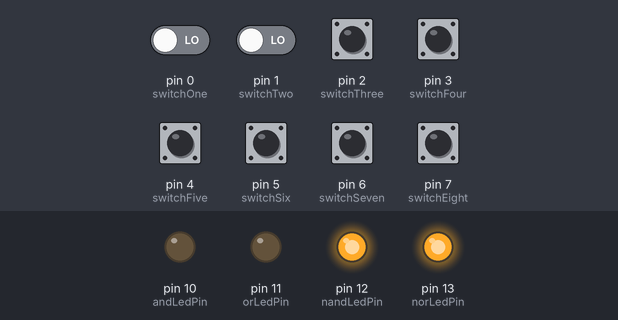
Bench run of a sketch on a simulated Arduino Uno, built with avr-gcc and run on an emulated ATmega328P. Parts: output pins drawn as LEDs (lit = HIGH). The inputs (shaded band) are chosen by the test bench; at power-on: pin 0 (switchOne), pin 1 (switchTwo), pin 2 (switchThree), pin 3 (switchFour), pin 4 (switchFive), pin 5 (switchSix), pin 6 (switchSeven), pin 7 (switchEight) LOW.

Above: at 1.2 s.
1.3 s: pin 2 (switchThree) pulled HIGH for 0.15 s
At 1.37 s:
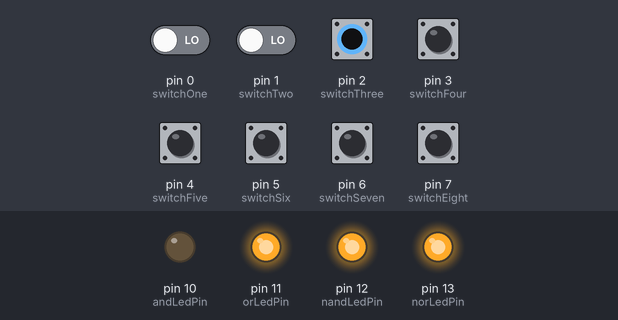
2.9 s: pin 6 (switchSeven) pulled HIGH for 0.15 s
At 2.97 s:
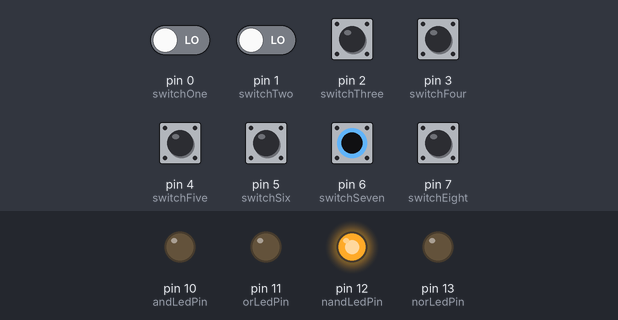
4.5 s: pin 0 (switchOne) driven HIGH and pin 1 (switchTwo) driven HIGH
At 5.3 s:
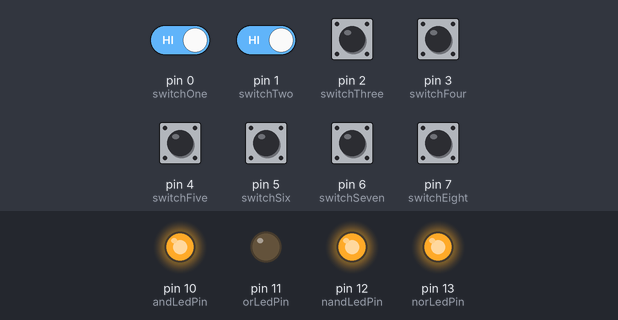
6.0 s: pin 3 (switchFour) pulled HIGH for 0.15 s
At 6.07 s:
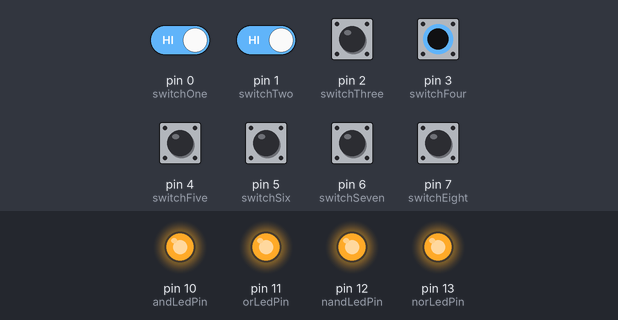
7.6 s: pin 7 (switchEight) pulled HIGH for 0.15 s
At 7.67 s:
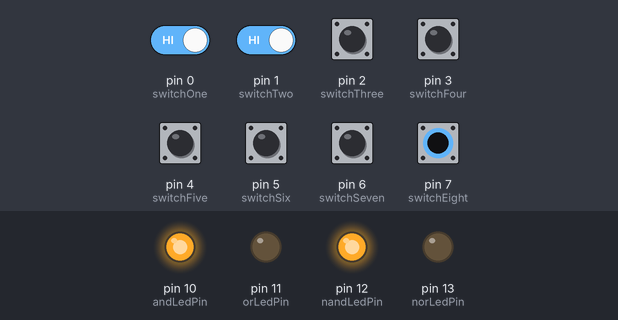
9.2 s: pin 0 (switchOne) driven LOW
At 10.1 s:
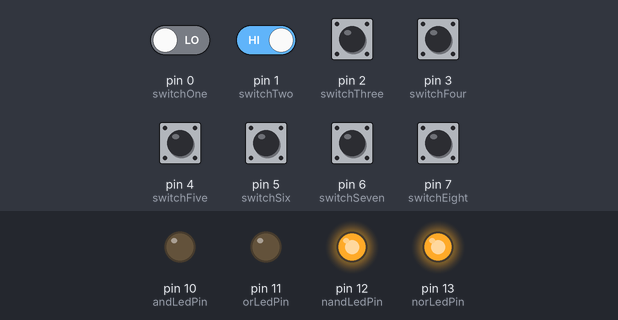
Timing chart, 0 to 11.7 s (numbered marks = the images above; inputs shaded):
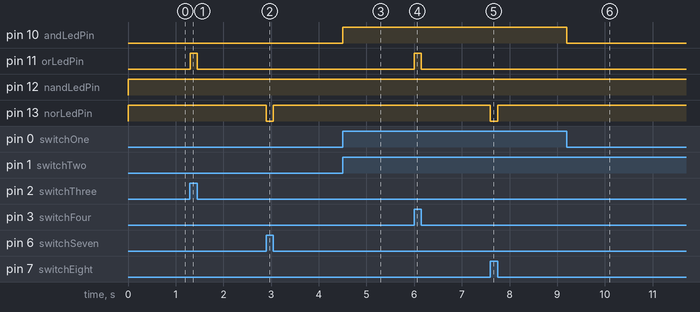

Measured:
- after the input at 1.3 s, pin 11 (orLedPin): LOW → HIGH at once, → LOW 0.15 s later
- after the input at 2.9 s, pin 13 (norLedPin): HIGH → LOW at once, → HIGH 0.15 s later
- after the input at 4.5 s, pin 10 (andLedPin): LOW → HIGH at once
- after the input at 6.0 s, pin 11 (orLedPin): LOW → HIGH at once, → LOW 0.15 s later
- after the input at 7.6 s, pin 13 (norLedPin): HIGH → LOW at once, → HIGH 0.15 s later
- after the input at 9.2 s, pin 10 (andLedPin): HIGH → LOW at once

The sketch:

sketch.ino
```cpp
int switchOne = 0;
int switchTwo = 1;
int andLedPin = 10;

int switchThree = 2;
int switchFour = 3;
int orLedPin = 11;

int switchFive = 4;
int switchSix = 5;
int nandLedPin = 12;

int switchSeven = 6;
int switchEight = 7;
int norLedPin = 13;

void setup() {
  pinMode(switchOne, INPUT);
  pinMode(switchTwo, INPUT);
  pinMode(andLedPin, OUTPUT);

  pinMode(switchThree, INPUT);
  pinMode(switchFour, INPUT);
  pinMode(orLedPin, OUTPUT);

  pinMode(switchFive, INPUT);
  pinMode(switchSix, INPUT);
  pinMode(nandLedPin, OUTPUT);

  pinMode(switchSeven, INPUT);
  pinMode(switchEight, INPUT);
  pinMode(norLedPin, OUTPUT);
}

void loop() {
  bool buttonOne = digitalRead(switchOne);
  bool buttonTwo = digitalRead(switchTwo);

  bool buttonThree = digitalRead(switchThree);
  bool buttonFour = digitalRead(switchFour);

  bool buttonFive = digitalRead(switchFive);
  bool buttonSix = digitalRead(switchSix);

  bool buttonSeven = digitalRead(switchSeven);
  bool buttonEight = digitalRead(switchEight);

  if (buttonOne == HIGH && buttonTwo == HIGH) {
     digitalWrite(andLedPin, HIGH);
  } else {
    digitalWrite(andLedPin, LOW);
  }

  if (buttonThree == HIGH || buttonFour == HIGH) {
     digitalWrite(orLedPin, HIGH);
  } else {
    digitalWrite(orLedPin, LOW);
  }

  if (buttonFive == HIGH && buttonSix == HIGH) {
     digitalWrite(nandLedPin, LOW);
  } else {
    digitalWrite(nandLedPin, HIGH);
  }

  if (buttonSeven == HIGH || buttonEight == HIGH) {
     digitalWrite(norLedPin, LOW);
  } else {
    digitalWrite(norLedPin, HIGH);
  }
}
```
